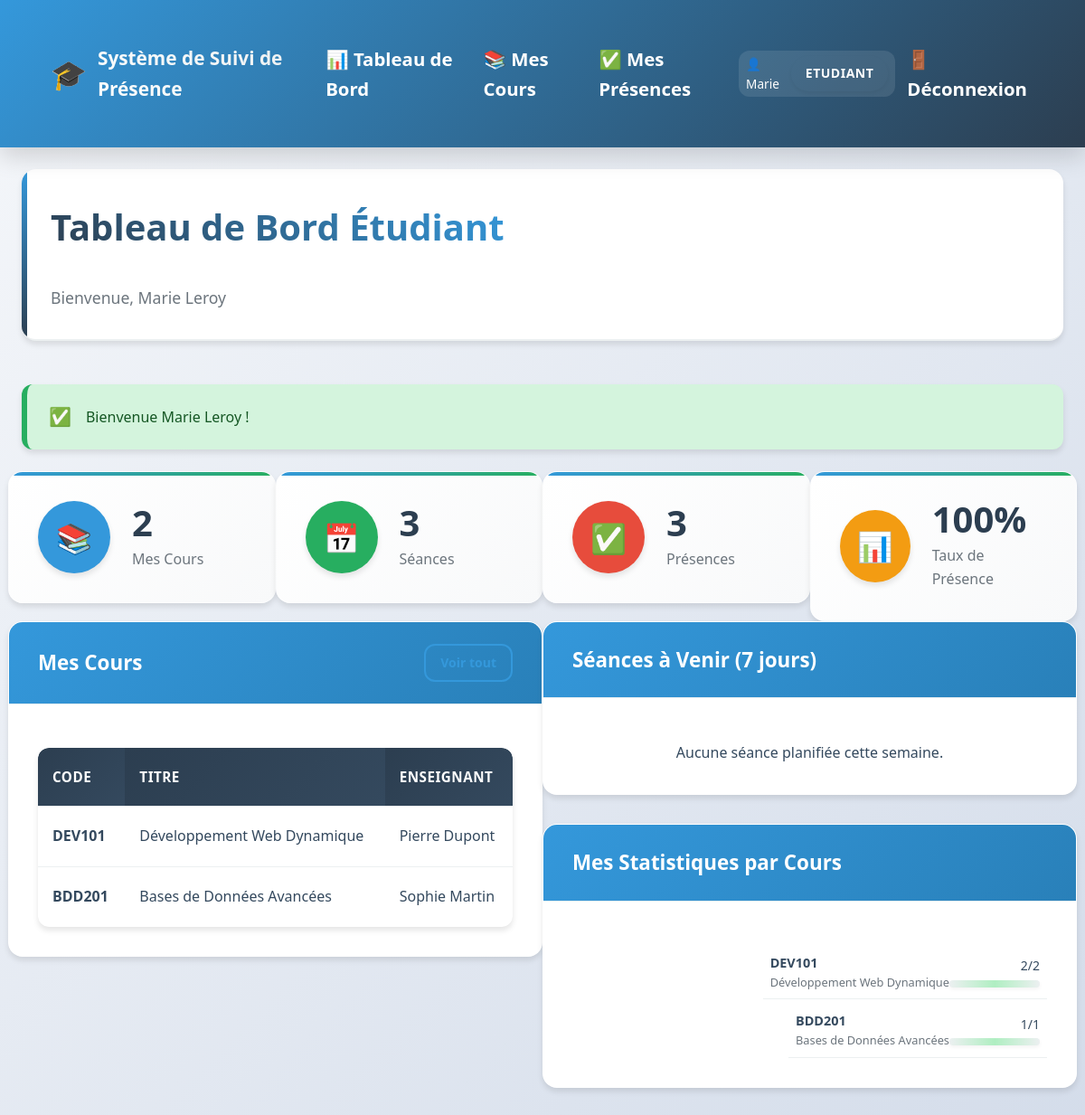
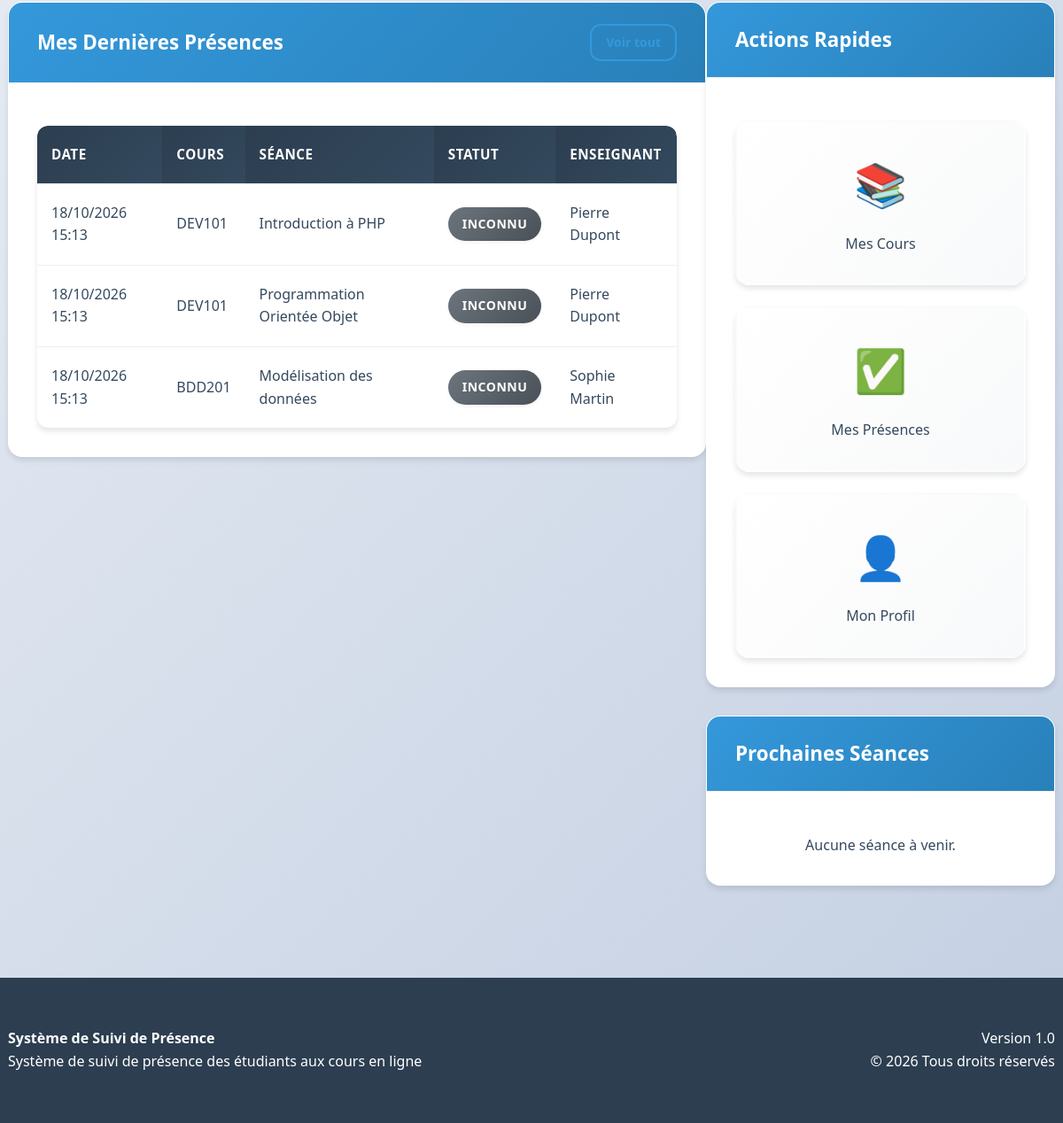
Screenshot of /etudiant/dashboard.php (signed in) with the database file from the repository (2 pictures, top to bottom).
### tables this page shows
CREATE TABLE courses (
    id INT PRIMARY KEY AUTO_INCREMENT,
    code VARCHAR(20) UNIQUE NOT NULL,
    titre VARCHAR(255) NOT NULL,
    description TEXT,
    enseignant_id INT NOT NULL,
    date_debut DATE,
    date_fin DATE,
    created_at TIMESTAMP DEFAULT CURRENT_TIMESTAMP,
    updated_at TIMESTAMP DEFAULT CURRENT_TIMESTAMP ON UPDATE CURRENT_TIMESTAMP,
    FOREIGN KEY (enseignant_id) REFERENCES users(id) ON DELETE CASCADE
);

CREATE TABLE users (
    id INT PRIMARY KEY AUTO_INCREMENT,
    username VARCHAR(50) UNIQUE NOT NULL,
    email VARCHAR(100) UNIQUE NOT NULL,
    password VARCHAR(255) NOT NULL,
    role ENUM('admin', 'enseignant', 'etudiant') NOT NULL,
    nom VARCHAR(100) NOT NULL,
    prenom VARCHAR(100) NOT NULL,
    date_naissance DATE,
    telephone VARCHAR(20),
    created_at TIMESTAMP DEFAULT CURRENT_TIMESTAMP,
    updated_at TIMESTAMP DEFAULT CURRENT_TIMESTAMP ON UPDATE CURRENT_TIMESTAMP,
    is_active BOOLEAN DEFAULT TRUE
);

CREATE TABLE attendance (
    id INT PRIMARY KEY AUTO_INCREMENT,
    session_id INT NOT NULL,
    student_id INT NOT NULL,
    statut ENUM('present', 'absent', 'retard', 'excusé') DEFAULT 'absent',
    date_marquage TIMESTAMP DEFAULT CURRENT_TIMESTAMP,
    remarque TEXT,
    marked_by INT,
    UNIQUE KEY unique_attendance (session_id, student_id),
    FOREIGN KEY (session_id) REFERENCES sessions(id) ON DELETE CASCADE,
    FOREIGN KEY (student_id) REFERENCES users(id) ON DELETE CASCADE,
    FOREIGN KEY (marked_by) REFERENCES users(id) ON DELETE SET NULL
);

CREATE TABLE sessions (
    id INT PRIMARY KEY AUTO_INCREMENT,
    course_id INT NOT NULL,
    titre VARCHAR(255) NOT NULL,
    description TEXT,
    date_session DATETIME NOT NULL,
    duree_minutes INT DEFAULT 60,
    created_at TIMESTAMP DEFAULT CURRENT_TIMESTAMP,
    updated_at TIMESTAMP DEFAULT CURRENT_TIMESTAMP ON UPDATE CURRENT_TIMESTAMP,
    FOREIGN KEY (course_id) REFERENCES courses(id) ON DELETE CASCADE
);

### etudiant/dashboard.php (the view, shortened to what the rows shown need)
<?php
require_once '../includes/config.php';
require_once '../includes/functions.php';
$etudiant_id = $_SESSION['user_id'];
$stats = [];
try {
    global $pdo;
    $sql = "SELECT COUNT(*) as total_courses
            FROM enrollments
            WHERE student_id = ? AND statut = 'actif'";
    $stmt = $pdo->prepare($sql);
    $stmt->execute([$etudiant_id]);
    $stats['total_courses'] = $stmt->fetchColumn();
    $sql = "SELECT COUNT(*) as total_sessions
            FROM sessions s
            JOIN enrollments e ON s.course_id = e.course_id
            WHERE e.student_id = ? AND e.statut = 'actif'";
    $stmt = $pdo->prepare($sql);
    $stmt->execute([$etudiant_id]);
    $stats['total_sessions'] = $stmt->fetchColumn();
    $sql = "SELECT COUNT(*) as total_presences
            FROM attendance
            WHERE student_id = ? AND statut IN ('present', 'retard', 'excusé')";
    $stmt = $pdo->prepare($sql);
    $stmt->execute([$etudiant_id]);
    $stats['total_presences'] = $stmt->fetchColumn();
    $sql = "SELECT
            COUNT(*) as total_seances,
            SUM(CASE WHEN statut IN ('present', 'retard', 'excusé') THEN 1 ELSE 0 END) as presences
            FROM attendance
            WHERE student_id = ?";
    $stmt = $pdo->prepare($sql);
    $stmt->execute([$etudiant_id]);
    $attendance_data = $stmt->fetch();
    $stats['attendance_rate'] = calculatePercentage($attendance_data['presences'], $attendance_data['total_seances']);
    $sql = "SELECT c.*, u.nom as enseignant_nom, u.prenom as enseignant_prenom
            FROM courses c
            JOIN enrollments e ON c.id = e.course_id
            JOIN users u ON c.enseignant_id = u.id
            WHERE e.student_id = ? AND e.statut = 'actif'
            ORDER BY e.date_inscription DESC
            LIMIT 5";
    $stmt = $pdo->prepare($sql);
    $stmt->execute([$etudiant_id]);
    $stats['recent_courses'] = $stmt->fetchAll();
    $sql = "SELECT s.*, c.code, c.titre as course_titre,
            u.nom as enseignant_nom, u.prenom as enseignant_prenom
            FROM sessions s
            JOIN courses c ON s.course_id = c.id
            JOIN users u ON c.enseignant_id = u.id
            JOIN enrollments e ON c.id = e.course_id
            WHERE e.student_id = ?
            AND s.date_session BETWEEN NOW() AND DATE_ADD(NOW(), INTERVAL 7 DAY)
            ORDER BY s.date_session ASC
            LIMIT 5";
    $stmt = $pdo->prepare($sql);
    $stmt->execute([$etudiant_id]);
    $stats['upcoming_sessions'] = $stmt->fetchAll();
    $sql = "SELECT a.*, s.titre as session_titre, c.code as course_code,
            c.titre as course_titre, u.nom as enseignant_nom, u.prenom as enseignant_prenom
            FROM attendance a
            JOIN sessions s ON a.session_id = s.id
            JOIN courses c ON s.course_id = c.id
            JOIN users u ON c.enseignant_id = u.id
            WHERE a.student_id = ?
            ORDER BY a.date_marquage DESC
            LIMIT 8";
    $stmt = $pdo->prepare($sql);
    $stmt->execute([$etudiant_id]);
    $stats['recent_attendance'] = $stmt->fetchAll();
    $sql = "SELECT c.id, c.code, c.titre,
            COUNT(s.id) as total_seances,
            COUNT(a.id) as presences,
            ROUND((COUNT(a.id) * 100.0 / COUNT(s.id)), 2) as taux_presence
            FROM courses c
            JOIN enrollments e ON c.id = e.course_id
            LEFT JOIN sessions s ON c.id = s.course_id
            LEFT JOIN attendance a ON s.id = a.session_id AND a.student_id = ? AND a.statut IN ('present', 'retard', 'excusé')
            WHERE e.student_id = ? AND e.statut = 'actif'
            GROUP BY c.id
            ORDER BY taux_presence DESC";
    $stmt = $pdo->prepare($sql);
    $stmt->execute([$etudiant_id, $etudiant_id]);
    $stats['course_stats'] = $stmt->fetchAll();
} catch (PDOException $e) {
    error_log("Erreur lors du chargement du dashboard étudiant: " . $e->getMessage());
    $error = "Erreur lors du chargement des données.";
}
?>
<!DOCTYPE html>
<html lang="fr">
<head>
    <link rel="stylesheet" href="../assets/css/style.css">
    <link rel="stylesheet" href="../assets/css/dashboard.css">
</head>
<body>
    <?php include '../includes/header.php'; ?>
    <div class="container">
        <div class="page-header">
            <h1>Tableau de Bord Étudiant</h1>
        </div>
        <div class="row">
            <div class="col-3">
                <div class="stat-card">
                    <div class="stat-info">
                        <h3><?php echo $stats['total_courses']; ?></h3>
                        <p>Mes Cours</p>
                    </div>
                </div>
            </div>
            <div class="col-3">
                <div class="stat-card">
                    <div class="stat-info">
                        <h3><?php echo $stats['total_sessions']; ?></h3>
                        <p>Séances</p>
                    </div>
                </div>
            </div>
            <div class="col-3">
                <div class="stat-card">
                    <div class="stat-info">
                        <h3><?php echo $stats['total_presences']; ?></h3>
                        <p>Présences</p>
                    </div>
                </div>
            </div>
        </div>
        <div class="row">
            <div class="col-6">
                <div class="card">
                    <div class="card-body">
                        <?php if (!empty($stats['recent_courses'])): ?>
                            <div class="table-responsive">
                                <table class="table">
                                    <thead>
                                        <tr>
                                            <th>Code</th>
                                            <th>Titre</th>
                                            <th>Enseignant</th>
                                        </tr>
                                    </thead>
                                    <tbody>
                                        <?php
                                        foreach ($stats['recent_courses'] as $course):
                                        ?>
                                            <tr>
                                                <td><strong><?php echo $course['code']; ?></strong></td>
                                                <td><?php echo $course['titre']; ?></td>
                                                <td><?php echo $course['enseignant_prenom'] . ' ' . $course['enseignant_nom']; ?></td>
                                            </tr>
                                        <?php endforeach; ?>
                                    </tbody>
                                </table>
                            </div>
                        <?php endif; ?>
                    </div>
                </div>
            </div>
            <div class="col-6">
                <div class="card mt-4">
                    <div class="card-body">
                        <?php if (!empty($stats['course_stats'])): ?>
                            <div class="course-stats">
                                <?php foreach ($stats['course_stats'] as $course_stat): ?>
                                    <div class="course-stat-item">
                                        <div class="course-info">
                                            <div class="course-code"><?php echo $course_stat['code']; ?></div>
                                            <div class="course-title"><?php echo $course_stat['titre']; ?></div>
                                        </div>
                                        <div class="course-stats">
                                            <div class="attendance-rate">
                                                <?php echo $course_stat['presences']; ?>/<?php echo $course_stat['total_seances']; ?>
                                            </div>
                                            <div class="progress" style="height: 8px; width: 100px;">
                                                <div class="progress-bar
                                                    <?php
                                                    if ($course_stat['taux_presence'] >= 80) echo 'bg-success';
                                                    elseif ($course_stat['taux_presence'] >= 60) echo 'bg-warning';
                                                    else echo 'bg-danger';
                                                    ?>"
                                                     style="width: <?php echo $course_stat['taux_presence']; ?>%;">
                                                </div>
                                            </div>
                                        </div>
                                    </div>
                                <?php endforeach; ?>
                            </div>
                        <?php else: ?>
                            <p class="text-center">Aucune statistique disponible.</p>
                        <?php endif; ?>
                    </div>
                </div>
            </div>
        </div>
        <div class="row">
            <div class="col-8">
                <div class="card">
                    <div class="card-body">
                        <?php if (!empty($stats['recent_attendance'])): ?>
                            <div class="table-responsive">
                                <table class="table">
                                    <thead>
                                        <tr>
                                            <th>Date</th>
                                            <th>Cours</th>
                                            <th>Séance</th>
                                            <th>Statut</th>
                                            <th>Enseignant</th>
                                        </tr>
                                    </thead>
                                    <tbody>
                                        <?php foreach ($stats['recent_attendance'] as $attendance): ?>
                                            <tr>
                                                <td><?php echo formatDate($attendance['date_marquage']); ?></td>
                                                <td><?php echo $attendance['course_code']; ?></td>
                                                <td><?php echo $attendance['session_titre']; ?></td>
                                                <td><?php echo getAttendanceStatusBadge($attendance['statut']); ?></td>
                                                <td><?php echo $attendance['enseignant_prenom'] . ' ' . $attendance['enseignant_nom']; ?></td>
                                            </tr>
                                        <?php endforeach; ?>
                                    </tbody>
                                </table>
                            </div>
                        <?php else: ?>
                            <p class="text-center">Aucune présence enregistrée récemment.</p>
                        <?php endif; ?>
                    </div>
                </div>
            </div>
        </div>
    </div>
</body>
</html>

### includes/functions.php (shortened to what the rows shown need)
<?php
function formatDate($date, $format = 'd/m/Y H:i') {
    $datetime = new DateTime($date);
    return $datetime->format($format);
}
function calculatePercentage($part, $total) {
    return round(($part / $total) * 100, 2);
}
function getAttendanceStatusBadge($statut) {
    $badges = [
        'present' => '<span class="badge badge-success">Présent</span>',
        'absent' => '<span class="badge badge-danger">Absent</span>',
        'retard' => '<span class="badge badge-warning">Retard</span>',
        'excusé' => '<span class="badge badge-info">Excusé</span>'
    ];
    return $badges[$statut] ?? '<span class="badge badge-secondary">Inconnu</span>';
}
?>

### rows the page displays
courses: id "2", enseignant "3", code "BDD201", titre "Bases de Données Avancées", enseignant.prenom "Sophie", enseignant.nom "Martin", presences "1", total_seances "1", $course_stat['taux_presence'] 100.00 (drawn)
courses: code "DEV101", titre "Développement Web Dynamique", enseignant.prenom "Pierre", enseignant.nom "Dupont", presences "2", total_seances "2", $course_stat['taux_presence'] 100.00 (drawn)
attendance: date_marquage "18/10/2026 15:13", courses.code "DEV101", session.titre "Introduction à PHP", statut "INCONNU", marked_by.prenom "Pierre", marked_by.nom "Dupont"
attendance: date_marquage "18/10/2026 15:13", courses.code "DEV101", session.titre "Programmation Orientée Objet", statut "INCONNU", marked_by.prenom "Pierre", marked_by.nom "Dupont"
attendance: date_marquage "18/10/2026 15:13", courses.code "BDD201", session.titre "Modélisation des données", statut "INCONNU", marked_by.prenom "Sophie", marked_by.nom "Martin"

### other values shown
APP_NAME "Système de Suivi de Présence"
$_SESSION['user_prenom'] "Marie"
$userRole "ETUDIANT"
$_SESSION['user_nom'] "Leroy"
$_SESSION['success_message'] "Bienvenue Marie Leroy !"
$stats['attendance_rate'] "100"
APP_VERSION "1.0"
